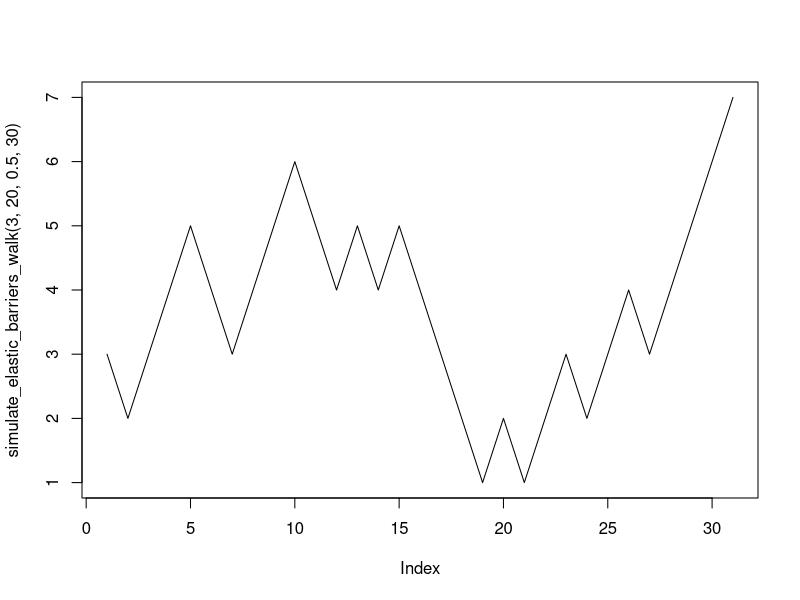
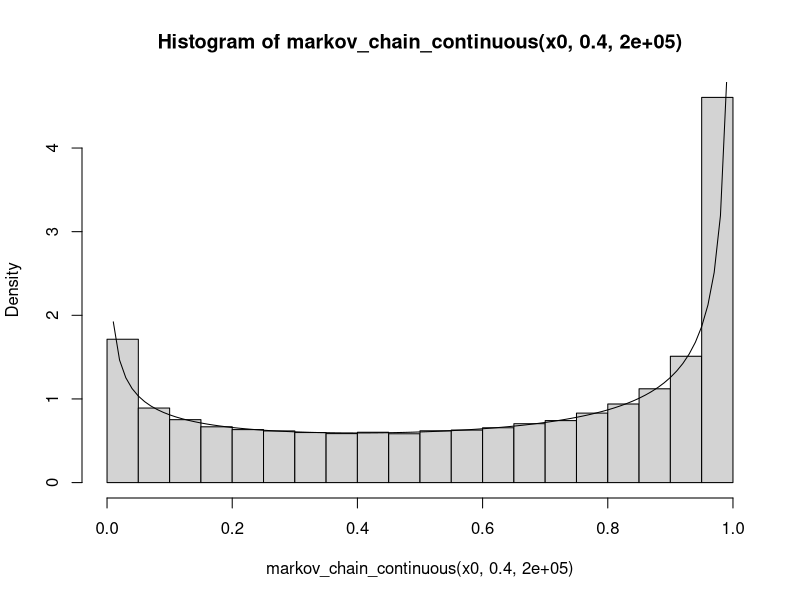

The R script that drew these images, in order:
## ---- chunk 1
simulate_absorbing_walk <- function(x0, k, p){
  x <- x0
  trajectory <- x0
  while (x > 0 &&  x < k){
    if (runif(1) < p){
      x <- x + 1
      trajectory <- c(trajectory, x)
    }
    else{
      x <- x - 1
      trajectory <- c(trajectory, x)
    }
  }
  return(trajectory)
}


simulate_absorption <- function(x0, k, p, n_sim) {
  count0 <- 0
  countK <- 0
  
  for (i in 1:n_sim) {
    trajectory <- simulate_absorbing_walk(x0, k, p)
    final_state <- trajectory[length(trajectory)]
    if (final_state == 0) {
      count0 <- count0 + 1
    } else {
      countK <- countK + 1
    }
  }
  
  psi0 <- count0 / n_sim
  psiK <- countK / n_sim
  return(c(psi0 = psi0, psiK = psiK))
}

simulate_absorption(5, 20, 0.4, 10^5)
simulate_absorption(15, 20, 0.4, 10^5)

## ---- chunk 2
simulate_elastic_barriers_walk <- function(x0, k, p, n){
  x <- x0
  trajectory <- x0
  for (i in 1:n){
    if (runif(1) < p){
      x <- min(x+1, k)
      trajectory <- c(trajectory, x)
    }
    else{
      x <- max(x-1, 0)
      trajectory <- c(trajectory, x)
    }
  }
  return(trajectory)
}

plot(simulate_elastic_barriers_walk(3, 20, 0.5, 30), type = "l")

simulate_asymptotic <- function(x0, k, p, n, x){
  trajectory <- simulate_elastic_barriers_walk(x0, k, p, n)
  visits <- sum(trajectory == x)
  return (visits / n)
}


p <- 0.3
q <- 1 - p
x <- 0
k <- 20


# We can compare our simulation with theoretical formula
print(simulate_asymptotic(x0 = 5, k = 20, p, 10000, x))
print(( (1 - p/q) / (1 - (p/q)^(k+1))) * (p/q)^(x) )
## ---- chunk 3
a <- 0.4
n_time <- 20
x0 <- 0.5

markov_chain_continuous <- function(x0, a, n_time){  
  trajectory <- numeric(n_time + 1)
  trajectory[1] <- x0
  for (i in 2:(n_time + 1)){
  if (runif(1) < a){
    x <- runif(1, min = 0, max = trajectory[i - 1])
    trajectory[i] <- x
  }
  else{
    x <- runif(1, min = trajectory[i - 1], max = 1)
    trajectory[i] <- x
  }
  prev_x <- x
}
return(trajectory)
}

markov_chain_continuous(x0, 0.4, 20)


x0 <- 0.1
{
hist(markov_chain_continuous(x0, 0.4, 200000), probability = TRUE)
curve(dbeta(x, shape1 = 0.6, shape2 = 0.4), add= TRUE)
}

## ---- chunk 4
n_time <- 20
x0 <- 1/2
a <- 1/3
